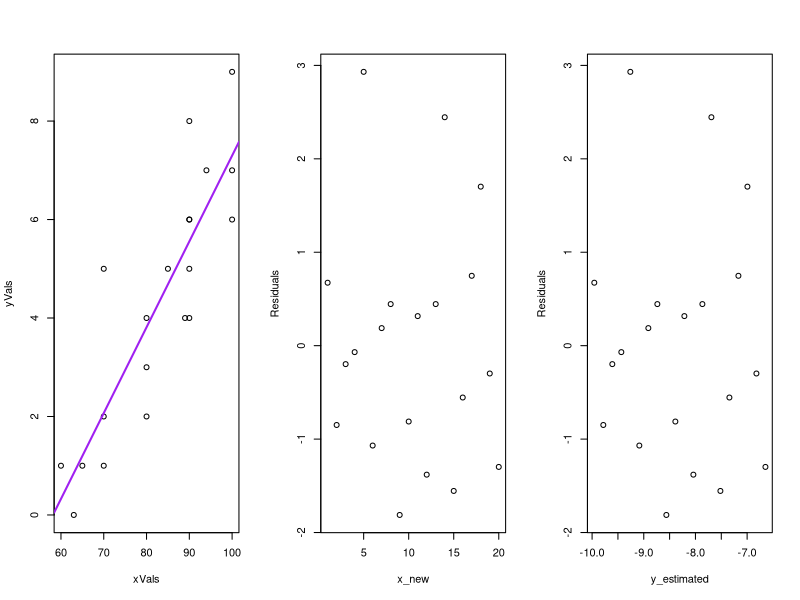

The R script that drew this image:

# UNFINISHED
cat("\f")
rm(list=ls())
if(!is.null(dev.list())) dev.off()

xVals <- c(60, 63, 65, 70, 70, 70, 80, 90, 80, 80,
           85, 89, 90, 90, 90, 90, 94, 100, 100, 100)

yVals <- c(1, 0, 1, 2, 5, 1, 4, 6, 2, 3,
           5, 4, 6, 8, 4, 5, 7, 9, 7, 6)

n <- length(xVals)

par(mfrow=c(1,3)) # layout for a 1x2 plot layout


# PART a) Scatter Plot
plot(x = xVals, y = yVals) # creating the scatter plot

# TESTING
relation <- lm(formula = yVals ~ xVals,)

abline(relation, col = "purple", lwd = 2)

intercept <- unname(relation[[1]][[1]])
slope <- unname(relation[[1]][[2]])

x <- c(1:max(xVals))

yModel <- slope*x + intercept

print(summary(relation))

plot(x = c(1:n), relation[2][[1]][1:n], xlab = "x_new", ylab = "Residuals")

plot(yModel[1:n], relation[2][[1]][1:n], xlab = "y_estimated", ylab = "Residuals")
